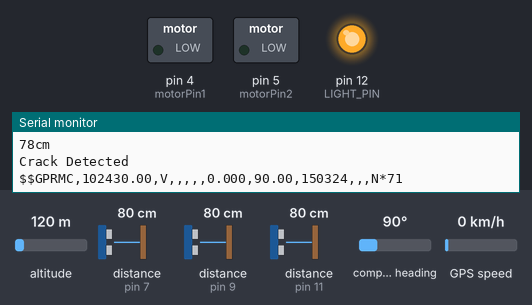
A sketch run on a simulated Arduino Uno, built with avr-gcc and run on an emulated ATmega328P. Parts: switched loads named in the sketch (green lamp = pin HIGH), output pins drawn as LEDs (lit = HIGH), the last lines printed to the serial monitor. Wiring (inferred from the names in the program): 3 × ultrasonic range finder: trigger pin 6, echo pin 7 / trigger pin 8, echo pin 9 / trigger pin 10, echo pin 11. The test bench sets the inputs (shaded band); at power-on: altitude 120 m, distance to the obstacle (sensors on pin 7, pin 9, pin 11) 80 cm, compass heading 90°, GPS speed 0 km/h. The echo pulse lasts 58.3 µs per cm; the GPS gets a fix after 3 s at 37.7749, -122.4194 with 8 satellites; the modem accepts every AT command (registered, SIM ready, sends succeed) and sends nothing else; pins used as bus, display or sensor lines are not drawn.

Above: at 0.1 s.
At 92.3 s:
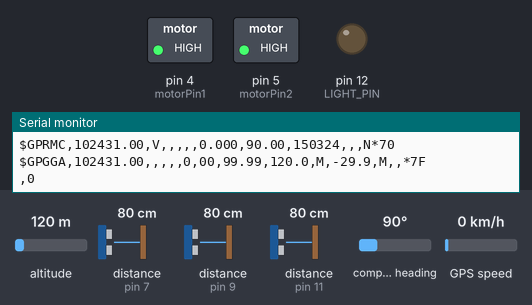
Timing chart, 0 to 94.7 s (numbered marks = the images above):
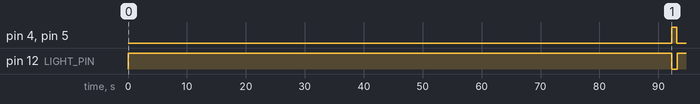

Measured:
- by itself, pin 4 (motorPin1), pin 5 (motorPin2): LOW → HIGH at 92.3 s, → LOW 0.85 s later
- by itself, pin 12 (LIGHT_PIN): LOW → HIGH at 0.02 s, → LOW 92.3 s later, → HIGH 0.92 s later

The sketch:

Switch_Code.ino
```cpp
#include <SoftwareSerial.h>
#include <TinyGPS.h>
SoftwareSerial SIM900(2, 3);//(2->Tx,3->Rx)
TinyGPS gps;//(0->Tx,1->Rx)

#define TRIGGER_PIN1  6
#define ECHO_PIN1     7
#define TRIGGER_PIN2  8
#define ECHO_PIN2     9
#define TRIGGER_PIN3  10
#define ECHO_PIN3     11
#define LIGHT_PIN     12
#define motorPin1  4  // Pin 10 of L293 FRONT motors
#define motorPin2  5 // Pin  2 of L293 BACK motors
#define LIGHT_PIN     12//ouput Indicator

char phone_no[] = "7892094605"; //replace with phone no. to get sms

long duration1, duration2,duration3;
int distance1, distance2,distance3;

void setup() {
  // put your setup code here, to run once:
Serial.begin(9600);
SIM900.begin(9600);
  // Configuring Ultrasonic Sensor
  pinMode(TRIGGER_PIN1, OUTPUT);
  pinMode(ECHO_PIN1, INPUT);
  pinMode(LIGHT_PIN, OUTPUT);
  pinMode(TRIGGER_PIN2, OUTPUT);
  pinMode(ECHO_PIN2, INPUT);
  pinMode(TRIGGER_PIN3, OUTPUT);
  pinMode(ECHO_PIN3, INPUT);
  pinMode(motorPin1,OUTPUT);
  pinMode(motorPin2,OUTPUT);
   // Set Motor as OUTPUT
  pinMode(motorPin1, OUTPUT);
  pinMode(motorPin2, OUTPUT);

}

void loop() {
   /*==================================
   *    Ultrasonic Sensor#1
   ==================================*/
  //clear TRIGGER_PIN1
  digitalWrite(TRIGGER_PIN1, LOW);
  delayMicroseconds(2);

  //set TRIGGER_PIN1 to High for 10 microseconds
  digitalWrite(TRIGGER_PIN1, HIGH);
  delayMicroseconds(10);
  digitalWrite(TRIGGER_PIN1, LOW);

  //read the duration of the sound wave with ECHO_PIN1
  duration1 = pulseIn(ECHO_PIN1, HIGH);

  //calculate distance based on duration of ultrasound from triggerPin to echoPin
  distance1 = (duration1*0.034/2);

  //add thresholds to correct for sensor value errors
  //if (distance1 < 0 ) distance1 = 0;
  //if (distance1 > 200) distance1 = 200;

  /*==================================
   *    Ultrasonic Sensor#2
   ==================================*/
  //clear TRIGGER_PIN2 value, setting it to LOW for 2 microseconds
  digitalWrite(TRIGGER_PIN2, LOW);
  delayMicroseconds(2);

  //set TRIGGER_PIN2 to High for 10 microseconds
  digitalWrite(TRIGGER_PIN2, HIGH);
  delayMicroseconds(10);
  digitalWrite(TRIGGER_PIN2, LOW);

  //read the duration of the sound wave with ECHO_PIN1
  duration2 = pulseIn(ECHO_PIN2, HIGH);

  //calculate distance based on duration of ultrasound from triggerPin to echoPin
  distance2 = (duration2*0.034/2);

  //add thresholds to correct for sensor value errors
  //if (distance2 < 0 ) distance2 = 0;
  //if (distance2 > 200) distance2 = 200;

/*==================================
   *    Ultrasonic Sensor#3
   ==================================*/
  //clear TRIGGER_PIN2 value, setting it to LOW for 2 microseconds
  digitalWrite(TRIGGER_PIN3, LOW);
  delayMicroseconds(2);

  //set TRIGGER_PIN2 to High for 10 microseconds
  digitalWrite(TRIGGER_PIN3, HIGH);
  delayMicroseconds(10);
  digitalWrite(TRIGGER_PIN3, LOW);

  //read the duration of the sound wave with ECHO_PIN1
  duration3 = pulseIn(ECHO_PIN3, HIGH);

  //calculate distance based on duration of ultrasound from triggerPin to echoPin
  distance3 = (duration3*0.034/2);

  //add thresholds to correct for sensor value errors
  //if (distance3 < 0 ) distance3 = 0;
  //if (distance3 > 200) distance3 = 200;

  /*==================================
   *    Print to Serial Monitor
   ==================================*/

  Serial.print("distance1: ");
  Serial.print(distance1);
  Serial.print("cm, distance 2");
  Serial.print(distance2);
  Serial.println("cm ");
  Serial.print(distance3);
  Serial.println("cm ");

  /*==================================
   *    Control LED
   ==================================*/

 while ((distance1 > 5 | distance2 > 5)| distance3 < 10) {
    digitalWrite(LIGHT_PIN, HIGH);
    Serial.println("Crack Detected");
    digitalWrite(motorPin1, LOW);
    digitalWrite(motorPin2, LOW);
    crackdetected();
    break;
  }
    digitalWrite(LIGHT_PIN, LOW);
    digitalWrite(motorPin1, HIGH);
    digitalWrite(motorPin2, HIGH);
    delay(850);
    digitalWrite(motorPin1, LOW);
    digitalWrite(motorPin2, LOW);
    delay(50);

}

//Sub-Function for GPS and GSM
void crackdetected()
{
   bool newData = false;
  unsigned long chars;
  unsigned short sentences, failed;
   for (unsigned long start = millis(); millis() - start < 1000;)
  {
    while (Serial.available())
    {
      char c = Serial.read();
      Serial.print(c);
      if (gps.encode(c))
        newData = true;
    }
  }

    float flat, flon;
    unsigned long age;
    gps.f_get_position(&flat, &flon, &age);
    SIM900.print("AT+CMGF=1\r");
    delay(400);
    SIM900.print("AT+CMGS=\"");
    SIM900.print(phone_no);
    SIM900.println("\"");

    delay(300);
    SIM900.print("Crack Detected @ https://www.google.com/maps/?q=");
     Serial.print(",");
   // Gsm.print("Latitude = ");
    SIM900.print(flat == TinyGPS::GPS_INVALID_F_ANGLE ? 0.0 : flat, 6);
    //Gsm.print(" Longitude = ");
    SIM900.print(",");
    SIM900.print(flon == TinyGPS::GPS_INVALID_F_ANGLE ? 0.0 : flon, 6);
    delay(200);
    SIM900.println((char)26); // End AT command with a ^Z, ASCII code 26
    delay(200);
    SIM900.println();
    delay(90000);


  Serial.println(failed);
 // if (chars == 0)
   // Serial.println("** No characters received from GPS: check wiring **");
}
```
